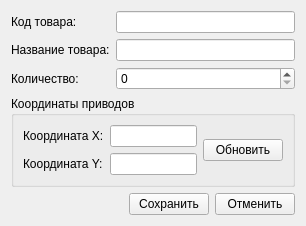
<?xml version="1.0" encoding="UTF-8"?>
<ui version="4.0">
 <class>CellSettingsWindow</class>
 <widget class="QWidget" name="CellSettingsWindow">
  <property name="windowModality">
   <enum>Qt::ApplicationModal</enum>
  </property>
  <property name="geometry">
   <rect>
    <x>0</x>
    <y>0</y>
    <width>306</width>
    <height>212</height>
   </rect>
  </property>
  <property name="windowTitle">
   <string>Параметры ячейки</string>
  </property>
  <layout class="QGridLayout" name="gridLayout_2">
   <item row="0" column="0" colspan="2">
    <layout class="QFormLayout" name="formLayout_2">
     <item row="0" column="0">
      <widget class="QLabel" name="label">
       <property name="text">
        <string>Код товара:</string>
       </property>
      </widget>
     </item>
     <item row="0" column="1">
      <widget class="QLineEdit" name="ProductCodeEdit"/>
     </item>
     <item row="1" column="0">
      <widget class="QLabel" name="label_2">
       <property name="text">
        <string>Название товара:</string>
       </property>
      </widget>
     </item>
     <item row="1" column="1">
      <widget class="QLineEdit" name="NameEdit"/>
     </item>
     <item row="2" column="0">
      <widget class="QLabel" name="label_3">
       <property name="text">
        <string>Количество:</string>
       </property>
      </widget>
     </item>
     <item row="2" column="1">
      <widget class="QSpinBox" name="CountSpin"/>
     </item>
    </layout>
   </item>
   <item row="1" column="0" colspan="2">
    <widget class="QGroupBox" name="groupBox">
     <property name="title">
      <string>Координаты приводов</string>
     </property>
     <layout class="QGridLayout" name="gridLayout">
      <item row="0" column="0">
       <widget class="QLabel" name="label_4">
        <property name="text">
         <string>Координата X:</string>
        </property>
       </widget>
      </item>
      <item row="0" column="1">
       <widget class="QLineEdit" name="XEdit"/>
      </item>
      <item row="0" column="2" rowspan="2">
       <widget class="QPushButton" name="pushButton">
        <property name="text">
         <string>Обновить</string>
        </property>
       </widget>
      </item>
      <item row="1" column="0">
       <widget class="QLabel" name="label_5">
        <property name="text">
         <string>Координата Y:</string>
        </property>
       </widget>
      </item>
      <item row="1" column="1">
       <widget class="QLineEdit" name="YEdit"/>
      </item>
     </layout>
    </widget>
   </item>
   <item row="2" column="0">
    <spacer name="horizontalSpacer">
     <property name="orientation">
      <enum>Qt::Horizontal</enum>
     </property>
     <property name="sizeHint" stdset="0">
      <size>
       <width>121</width>
       <height>20</height>
      </size>
     </property>
    </spacer>
   </item>
   <item row="2" column="1">
    <layout class="QHBoxLayout" name="horizontalLayout">
     <item>
      <widget class="QPushButton" name="SaveButton">
       <property name="text">
        <string>Сохранить</string>
       </property>
      </widget>
     </item>
     <item>
      <widget class="QPushButton" name="CancelButton">
       <property name="text">
        <string>Отменить</string>
       </property>
      </widget>
     </item>
    </layout>
   </item>
  </layout>
 </widget>
 <resources/>
 <connections/>
</ui>
